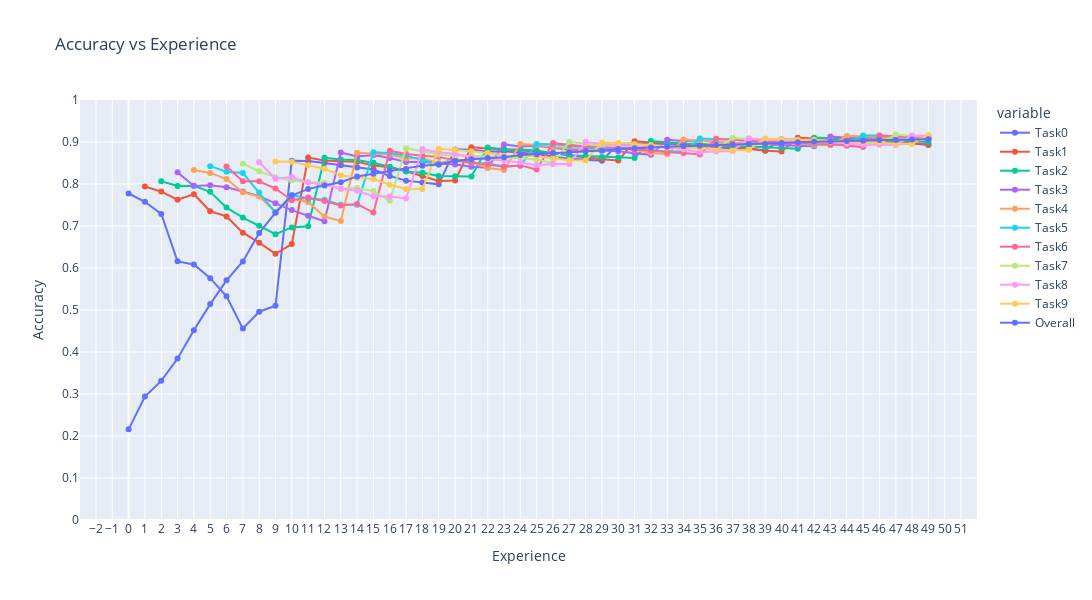

Source (notebook cell):
### Code cell
# replace with nan noisy metrics
for i in range(10):
    proposal_3["accuracies"][f"Task{i}"][:i] = [np.nan] * i

fig = px.line(
    pd.DataFrame(proposal_3["accuracies"]),
    title="Accuracy vs Experience",
    labels=dict(index="Experience", value="Accuracy"),
    width=1600,
    height=600,
    range_y=[0, 1],
    markers=True,
)
fig.update_layout(
    xaxis=dict(tickmode="linear", tick0=0, dtick=1),
    yaxis=dict(tickmode="linear", tick0=0, dtick=0.1),
)
fig.show()

### Figure 1 — Plotly figure (JSON) as saved in the notebook; plotly's stock layout.template omitted (floating-point values rounded to 4 significant figures)
{"data": [{"hovertemplate": "variable=Task0<br>Experience=%{x}<br>Accuracy=%{y}<extra></extra>", "legendgroup": "Task0", "line": {"color": "#636efa", "dash": "solid"}, "marker": {"symbol": "circle"}, "mode": "lines+markers", "name": "Task0", "orientation": "v", "showlegend": true, "type": "scatter", "x": [0, 1, 2, 3, 4, 5, 6, 7, 8, 9, 10, 11, 12, 13, 14, 15, 16, 17, 18, 19, 20, 21, 22, 23, 24, 25, 26, 27, 28, 29, 30, 31, 32, 33, 34, 35, 36, 37, 38, 39, 40, 41, 42, 43, 44, 45, 46, 47, 48, 49], "xaxis": "x", "y": [0.7774, 0.7577, 0.7286, 0.6158, 0.6083, 0.5758, 0.5327, 0.4557, 0.4959, 0.5101, 0.8553, 0.8546, 0.8502, 0.8448, 0.8394, 0.8343, 0.8192, 0.808, 0.8033, 0.7992, 0.8824, 0.8814, 0.8774, 0.8781, 0.8747, 0.8715, 0.8652, 0.8604, 0.8577, 0.8552, 0.895, 0.8967, 0.8963, 0.8959, 0.8938, 0.8908, 0.8881, 0.8834, 0.8844, 0.8797, 0.9067, 0.9054, 0.906, 0.9033, 0.9022, 0.901, 0.8984, 0.8961, 0.8969, 0.8931], "yaxis": "y"}, {"hovertemplate": "variable=Task1<br>Experience=%{x}<br>Accuracy=%{y}<extra></extra>", "legendgroup": "Task1", "line": {"color": "#EF553B", "dash": "solid"}, "marker": {"symbol": "circle"}, "mode": "lines+markers", "name": "Task1", "orientation": "v", "showlegend": true, "type": "scatter", "x": [0, 1, 2, 3, 4, 5, 6, 7, 8, 9, 10, 11, 12, 13, 14, 15, 16, 17, 18, 19, 20, 21, 22, 23, 24, 25, 26, 27, 28, 29, 30, 31, 32, 33, 34, 35, 36, 37, 38, 39, 40, 41, 42, 43, 44, 45, 46, 47, 48, 49], "xaxis": "x", "y": [null, 0.7942, 0.7819, 0.7627, 0.7757, 0.7351, 0.7228, 0.684, 0.6603, 0.6338, 0.657, 0.8628, 0.8562, 0.8539, 0.8528, 0.8438, 0.8399, 0.8304, 0.8191, 0.8072, 0.8083, 0.8874, 0.8846, 0.8829, 0.8806, 0.876, 0.8739, 0.8681, 0.863, 0.8591, 0.8562, 0.9016, 0.8989, 0.8985, 0.8967, 0.8907, 0.8909, 0.8867, 0.8841, 0.8793, 0.8773, 0.9099, 0.9085, 0.9076, 0.9057, 0.9036, 0.902, 0.8986, 0.8973, 0.8941], "yaxis": "y"}, {"hovertemplate": "variable=Task2<br>Experience=%{x}<br>Accuracy=%{y}<extra></extra>", "legendgroup": "Task2", "line": {"color": "#00cc96", "dash": "solid"}, "marker": {"symbol": "circle"}, "mode": "lines+markers", "name": "Task2", "orientation": "v", "showlegend": true, "type": "scatter", "x": [0, 1, 2, 3, 4, 5, 6, 7, 8, 9, 10, 11, 12, 13, 14, 15, 16, 17, 18, 19, 20, 21, 22, 23, 24, 25, 26, 27, 28, 29, 30, 31, 32, 33, 34, 35, 36, 37, 38, 39, 40, 41, 42, 43, 44, 45, 46, 47, 48, 49], "xaxis": "x", "y": [null, null, 0.8066, 0.7952, 0.7957, 0.7815, 0.7438, 0.7201, 0.7004, 0.6804, 0.6967, 0.6994, 0.8623, 0.8584, 0.8572, 0.8503, 0.8412, 0.8298, 0.8267, 0.8189, 0.8183, 0.818, 0.8868, 0.8827, 0.8821, 0.8799, 0.8735, 0.8683, 0.8666, 0.8645, 0.8632, 0.8621, 0.9021, 0.8991, 0.8967, 0.896, 0.8929, 0.8894, 0.8893, 0.8875, 0.8861, 0.8842, 0.9104, 0.9091, 0.9073, 0.9057, 0.9045, 0.9007, 0.9025, 0.8995], "yaxis": "y"}, {"hovertemplate": "variable=Task3<br>Experience=%{x}<br>Accuracy=%{y}<extra></extra>", "legendgroup": "Task3", "line": {"color": "#ab63fa", "dash": "solid"}, "marker": {"symbol": "circle"}, "mode": "lines+markers", "name": "Task3", "orientation": "v", "showlegend": true, "type": "scatter", "x": [0, 1, 2, 3, 4, 5, 6, 7, 8, 9, 10, 11, 12, 13, 14, 15, 16, 17, 18, 19, 20, 21, 22, 23, 24, 25, 26, 27, 28, 29, 30, 31, 32, 33, 34, 35, 36, 37, 38, 39, 40, 41, 42, 43, 44, 45, 46, 47, 48, 49], "xaxis": "x", "y": [null, null, null, 0.8277, 0.7954, 0.797, 0.7921, 0.7822, 0.7711, 0.7539, 0.7379, 0.7245, 0.7116, 0.8752, 0.8653, 0.8689, 0.862, 0.8523, 0.8532, 0.8489, 0.8465, 0.8411, 0.8389, 0.8943, 0.8892, 0.8912, 0.8871, 0.8818, 0.8811, 0.8791, 0.8782, 0.8734, 0.8694, 0.9054, 0.9025, 0.9038, 0.9006, 0.8963, 0.8966, 0.8943, 0.8935, 0.891, 0.8901, 0.9132, 0.9103, 0.9112, 0.9109, 0.9086, 0.9081, 0.9063], "yaxis": "y"}, {"hovertemplate": "variable=Task4<br>Experience=%{x}<br>Accuracy=%{y}<extra></extra>", "legendgroup": "Task4", "line": {"color": "#FFA15A", "dash": "solid"}, "marker": {"symbol": "circle"}, "mode": "lines+markers", "name": "Task4", "orientation": "v", "showlegend": true, "type": "scatter", "x": [0, 1, 2, 3, 4, 5, 6, 7, 8, 9, 10, 11, 12, 13, 14, 15, 16, 17, 18, 19, 20, 21, 22, 23, 24, 25, 26, 27, 28, 29, 30, 31, 32, 33, 34, 35, 36, 37, 38, 39, 40, 41, 42, 43, 44, 45, 46, 47, 48, 49], "xaxis": "x", "y": [null, null, null, null, 0.8334, 0.8264, 0.8118, 0.7803, 0.7702, 0.7337, 0.7656, 0.7571, 0.7226, 0.7117, 0.8744, 0.8724, 0.87, 0.8606, 0.862, 0.8495, 0.8591, 0.8528, 0.8381, 0.8333, 0.8953, 0.8928, 0.8882, 0.8855, 0.8836, 0.8816, 0.886, 0.8813, 0.874, 0.8709, 0.906, 0.9032, 0.8991, 0.8977, 0.8955, 0.8946, 0.8987, 0.8967, 0.8927, 0.8921, 0.9141, 0.9134, 0.9107, 0.9076, 0.908, 0.908], "yaxis": "y"}, {"hovertemplate": "variable=Task5<br>Experience=%{x}<br>Accuracy=%{y}<extra></extra>", "legendgroup": "Task5", "line": {"color": "#19d3f3", "dash": "solid"}, "marker": {"symbol": "circle"}, "mode": "lines+markers", "name": "Task5", "orientation": "v", "showlegend": true, "type": "scatter", "x": [0, 1, 2, 3, 4, 5, 6, 7, 8, 9, 10, 11, 12, 13, 14, 15, 16, 17, 18, 19, 20, 21, 22, 23, 24, 25, 26, 27, 28, 29, 30, 31, 32, 33, 34, 35, 36, 37, 38, 39, 40, 41, 42, 43, 44, 45, 46, 47, 48, 49], "xaxis": "x", "y": [null, null, null, null, null, 0.8425, 0.8291, 0.826, 0.7797, 0.7321, 0.7739, 0.7647, 0.7625, 0.7503, 0.7508, 0.8757, 0.8736, 0.8675, 0.8572, 0.8466, 0.8559, 0.8502, 0.8488, 0.8419, 0.8436, 0.895, 0.8944, 0.8912, 0.8874, 0.8826, 0.8866, 0.8826, 0.8802, 0.8775, 0.8771, 0.9081, 0.9066, 0.9057, 0.9013, 0.8982, 0.8996, 0.8973, 0.8956, 0.8948, 0.8949, 0.9157, 0.9155, 0.9134, 0.9118, 0.9088], "yaxis": "y"}, {"hovertemplate": "variable=Task6<br>Experience=%{x}<br>Accuracy=%{y}<extra></extra>", "legendgroup": "Task6", "line": {"color": "#FF6692", "dash": "solid"}, "marker": {"symbol": "circle"}, "mode": "lines+markers", "name": "Task6", "orientation": "v", "showlegend": true, "type": "scatter", "x": [0, 1, 2, 3, 4, 5, 6, 7, 8, 9, 10, 11, 12, 13, 14, 15, 16, 17, 18, 19, 20, 21, 22, 23, 24, 25, 26, 27, 28, 29, 30, 31, 32, 33, 34, 35, 36, 37, 38, 39, 40, 41, 42, 43, 44, 45, 46, 47, 48, 49], "xaxis": "x", "y": [null, null, null, null, null, null, 0.8414, 0.8064, 0.8065, 0.7892, 0.7612, 0.7679, 0.7596, 0.749, 0.7523, 0.7321, 0.8791, 0.8717, 0.8671, 0.8646, 0.8567, 0.8516, 0.8473, 0.8409, 0.8443, 0.8345, 0.8975, 0.8939, 0.8891, 0.8894, 0.8853, 0.8814, 0.8803, 0.8754, 0.874, 0.8703, 0.9078, 0.9047, 0.9027, 0.9008, 0.9, 0.8977, 0.8968, 0.8948, 0.8913, 0.8878, 0.9157, 0.9138, 0.9111, 0.9108], "yaxis": "y"}, {"hovertemplate": "variable=Task7<br>Experience=%{x}<br>Accuracy=%{y}<extra></extra>", "legendgroup": "Task7", "line": {"color": "#B6E880", "dash": "solid"}, "marker": {"symbol": "circle"}, "mode": "lines+markers", "name": "Task7", "orientation": "v", "showlegend": true, "type": "scatter", "x": [0, 1, 2, 3, 4, 5, 6, 7, 8, 9, 10, 11, 12, 13, 14, 15, 16, 17, 18, 19, 20, 21, 22, 23, 24, 25, 26, 27, 28, 29, 30, 31, 32, 33, 34, 35, 36, 37, 38, 39, 40, 41, 42, 43, 44, 45, 46, 47, 48, 49], "xaxis": "x", "y": [null, null, null, null, null, null, null, 0.8484, 0.8302, 0.8162, 0.8086, 0.8043, 0.8032, 0.7884, 0.7905, 0.7831, 0.7604, 0.8852, 0.8784, 0.8703, 0.8674, 0.866, 0.8658, 0.8603, 0.8624, 0.8579, 0.8503, 0.9006, 0.8968, 0.8917, 0.8911, 0.8907, 0.8885, 0.8864, 0.8846, 0.8855, 0.8819, 0.9095, 0.9081, 0.9057, 0.9043, 0.9023, 0.901, 0.9016, 0.8995, 0.8986, 0.8964, 0.9178, 0.914, 0.9132], "yaxis": "y"}, {"hovertemplate": "variable=Task8<br>Experience=%{x}<br>Accuracy=%{y}<extra></extra>", "legendgroup": "Task8", "line": {"color": "#FF97FF", "dash": "solid"}, "marker": {"symbol": "circle"}, "mode": "lines+markers", "name": "Task8", "orientation": "v", "showlegend": true, "type": "scatter", "x": [0, 1, 2, 3, 4, 5, 6, 7, 8, 9, 10, 11, 12, 13, 14, 15, 16, 17, 18, 19, 20, 21, 22, 23, 24, 25, 26, 27, 28, 29, 30, 31, 32, 33, 34, 35, 36, 37, 38, 39, 40, 41, 42, 43, 44, 45, 46, 47, 48, 49], "xaxis": "x", "y": [null, null, null, null, null, null, null, null, 0.8518, 0.8125, 0.8166, 0.8038, 0.7981, 0.7886, 0.7837, 0.7709, 0.77, 0.7656, 0.8825, 0.8754, 0.872, 0.8636, 0.8596, 0.8563, 0.8514, 0.8448, 0.8475, 0.8474, 0.9, 0.896, 0.8931, 0.889, 0.888, 0.8875, 0.8819, 0.8754, 0.8772, 0.8788, 0.9084, 0.9062, 0.9034, 0.9023, 0.8993, 0.9002, 0.896, 0.8932, 0.8937, 0.8931, 0.9152, 0.9147], "yaxis": "y"}, {"hovertemplate": "variable=Task9<br>Experience=%{x}<br>Accuracy=%{y}<extra></extra>", "legendgroup": "Task9", "line": {"color": "#FECB52", "dash": "solid"}, "marker": {"symbol": "circle"}, "mode": "lines+markers", "name": "Task9", "orientation": "v", "showlegend": true, "type": "scatter", "x": [0, 1, 2, 3, 4, 5, 6, 7, 8, 9, 10, 11, 12, 13, 14, 15, 16, 17, 18, 19, 20, 21, 22, 23, 24, 25, 26, 27, 28, 29, 30, 31, 32, 33, 34, 35, 36, 37, 38, 39, 40, 41, 42, 43, 44, 45, 46, 47, 48, 49], "xaxis": "x", "y": [null, null, null, null, null, null, null, null, null, 0.8538, 0.853, 0.8447, 0.8364, 0.8207, 0.8149, 0.8118, 0.7982, 0.7883, 0.7879, 0.8838, 0.8816, 0.8778, 0.874, 0.8674, 0.8672, 0.866, 0.8615, 0.8564, 0.8557, 0.8988, 0.8979, 0.8952, 0.8928, 0.888, 0.8862, 0.886, 0.8821, 0.8803, 0.8816, 0.9084, 0.9068, 0.9052, 0.9056, 0.9023, 0.9006, 0.8999, 0.8989, 0.8956, 0.8961, 0.9162], "yaxis": "y"}, {"hovertemplate": "variable=Overall<br>Experience=%{x}<br>Accuracy=%{y}<extra></extra>", "legendgroup": "Overall", "line": {"color": "#636efa", "dash": "solid"}, "marker": {"symbol": "circle"}, "mode": "lines+markers", "name": "Overall", "orientation": "v", "showlegend": true, "type": "scatter", "x": [0, 1, 2, 3, 4, 5, 6, 7, 8, 9, 10, 11, 12, 13, 14, 15, 16, 17, 18, 19, 20, 21, 22, 23, 24, 25, 26, 27, 28, 29, 30, 31, 32, 33, 34, 35, 36, 37, 38, 39, 40, 41, 42, 43, 44, 45, 46, 47, 48, 49], "xaxis": "x", "y": [0.2158, 0.294, 0.3313, 0.3845, 0.4517, 0.514, 0.5705, 0.6157, 0.6832, 0.7316, 0.7726, 0.7884, 0.7963, 0.8041, 0.8181, 0.8243, 0.8314, 0.8359, 0.8437, 0.8464, 0.8548, 0.859, 0.8621, 0.8638, 0.8691, 0.871, 0.8739, 0.8754, 0.8781, 0.8798, 0.8833, 0.8854, 0.8871, 0.8885, 0.89, 0.891, 0.8927, 0.8932, 0.8952, 0.8955, 0.8976, 0.8992, 0.9006, 0.9019, 0.9022, 0.903, 0.9047, 0.9045, 0.9061, 0.9065], "yaxis": "y"}], "layout": {"height": 600, "legend": {"title": {"text": "variable"}, "tracegroupgap": 0}, "title": {"text": "Accuracy vs Experience"}, "width": 1600, "xaxis": {"anchor": "y", "domain": [0, 1], "dtick": 1, "tick0": 0, "tickmode": "linear", "title": {"text": "Experience"}}, "yaxis": {"anchor": "x", "domain": [0, 1], "dtick": 0.1, "range": [0, 1], "tick0": 0, "tickmode": "linear", "title": {"text": "Accuracy"}}}}
